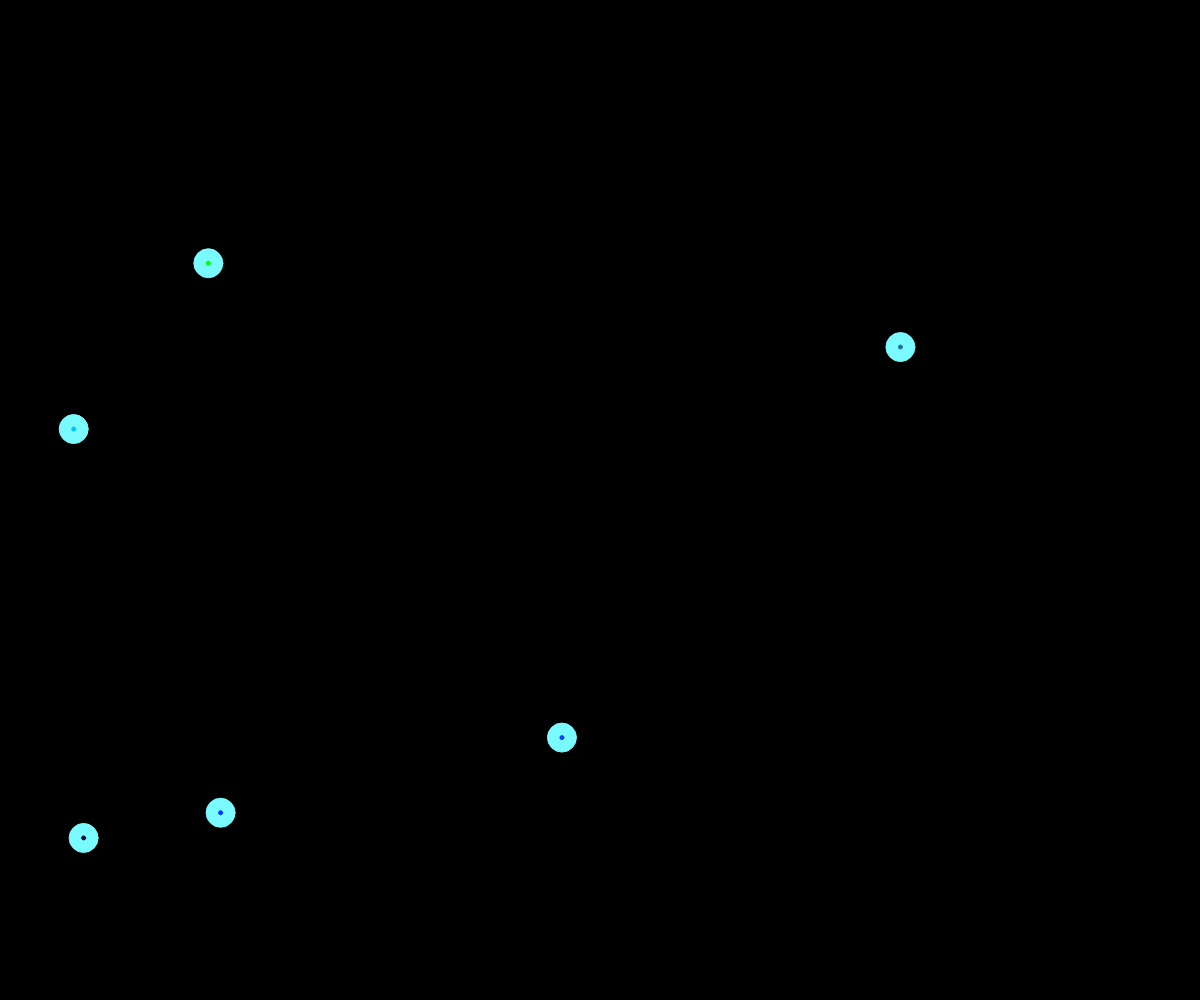
Frame 1 (no input)
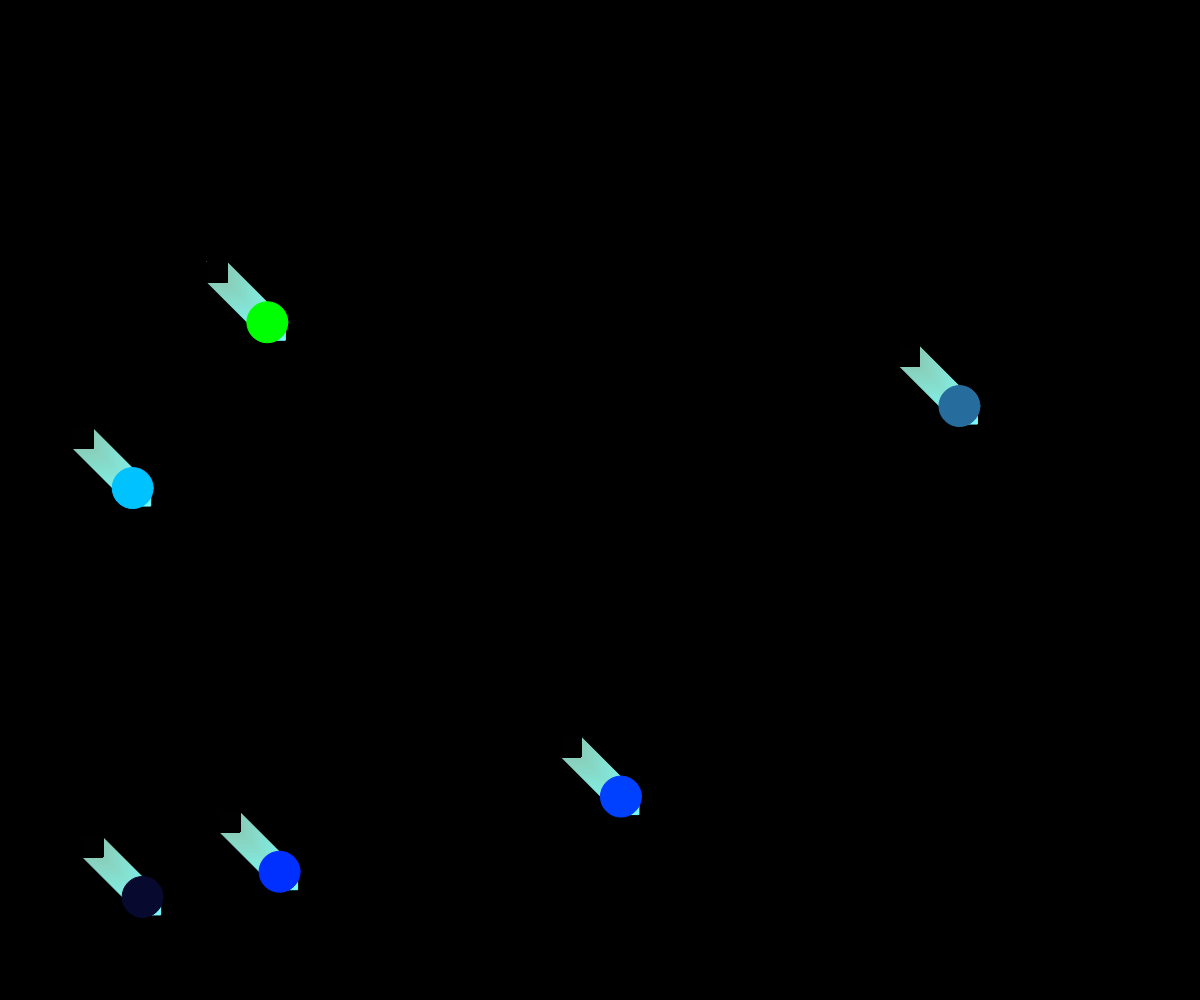
Frame 60 (no input)
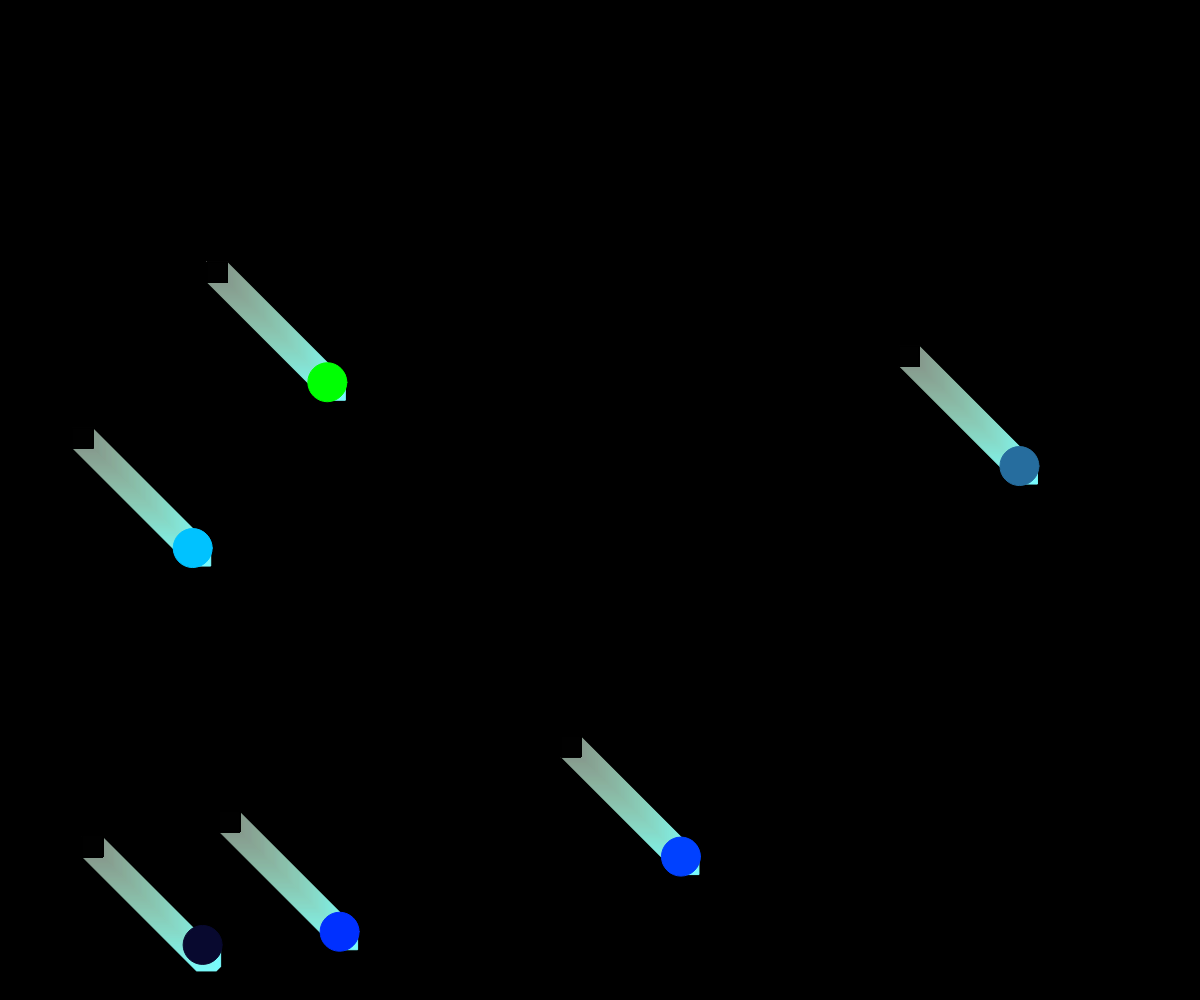
Frame 120 (the mouse pressed at the canvas centre since frame 60)

The p5.js sketch that drew these frames (run headless with seeded random() and noise() and a simulated clock; from frame 60 on, the mouse is pressed at the canvas centre):

// p5.js sketch
// ── sketch.js
let trailSize = 300;
let counter = 6;

function setup() {
  colorMode(HSB);
  pulsars = [];
  let colors = [random(255), random(255), 100];
  for (let i = 0; i < counter; i++){
    pulsars.push(new Pulsar(colors));
  }
  var cnv = createCanvas(window.innerWidth, window.innerHeight);
  cnv.style('display', 'block');
}

function draw() {
  background(0);
  for (let i = 0; i < counter; i++){
    pulsars[i].show();
  }
}

function windowResized(){
  resizeCanvas(window.innerWidth, window.innerHeight);
}

class Sun{ //just a ball that pulses

  constructor(color, s, x, y){
    this.x = x;
    this.y = y;
    this.size = s;
    this.color = color;
    this.goingDown = true;
    this.goingRight = true;
    this.isGrowing = false;
	this.trailSize = trailSize;
  }

  update(){
    if (this.isGrowing == true){
      if (this.size > 50)
        this.isGrowing = false;
      this.size += 1;
    }
    else{
      if (this.size < 25)
        this.isGrowing = true;
      this.size -= 1;
    }

    if (this.y + 50 < window.innerHeight && this.goingDown){ //series of if statemnts dealing with the y coordinate movement
      this.y += 1;
    }
    else{
      this.goingDown = false;
    }
    if (!this.goingDown){
      this.y -= 1;
    }
    if (this.y - 50 < 0){
      this.goingDown = true;
    }

    if(this.x + 50 < window.innerWidth && this.goingRight){ //series of if statments dealing with he x coordinate movement
      this.x += 1;
    }
    else{
      this.goingRight = false;
    }
    if (!this.goingRight){
      this.x -= 1;
    }
    if (this.x - 50 < 0){
      this.goingRight = true;
    }
  }

  show(){
    this.update();
    fill(this.color);
    stroke(this.color);
    circle(this.x, this.y, this.size);
  }
}

class Pulsar{ //two suns pulsing together with a trail

  constructor(colors){
    let x = random(window.innerWidth);
    let y = random(window.innerHeight);
    this.rays = [];
	let colorSet = [colors[0], colors[1], colors[2]];
    this.rays.push(new Sun(colors, 30, x, y));
    this.rays.push(new Sun(color(random(255), random(255), random(255)), 5, x, y));
    this.Trail = [];
    this.Trail.push(new Trail(colorSet, this.rays[0]));
	let j = 100 / trailSize;
    for (let i = 1; i < trailSize; i++){
      this.Trail.push(new Trail([colorSet[0] -= j, colorSet[1] -= j, colorSet[2] -= j], this.Trail[i - 1]));
    }
  }

  show(){
    this.Trail[0].update(this.rays[0].x, this.rays[0].y);
    this.Trail[0].show();
    for (let i = 1; i < trailSize; i++){
      this.Trail[i].update(this.Trail[i - 1].lastX, this.Trail[i - 1].lastY);
      this.Trail[i].show();
    }
    this.rays[0].show();
    this.rays[1].show();
  }
}

class Trail{

  constructor(colors, head){
    this.x = head.x;
    this.y = head.y;
    this.lastY = this.y;
    this.lastX  = this.x;
    this.color = colors;
	this.size = head.tailSize;
  }

  show(){
	  fill(this.color);
	  stroke(this.color);
	  square(this.x, this.y, 20);
	}

  update(x, y){
    this.lastX = this.x;
    this.lastY = this.y;
    this.x = x;
    this.y = y;
  }
}
